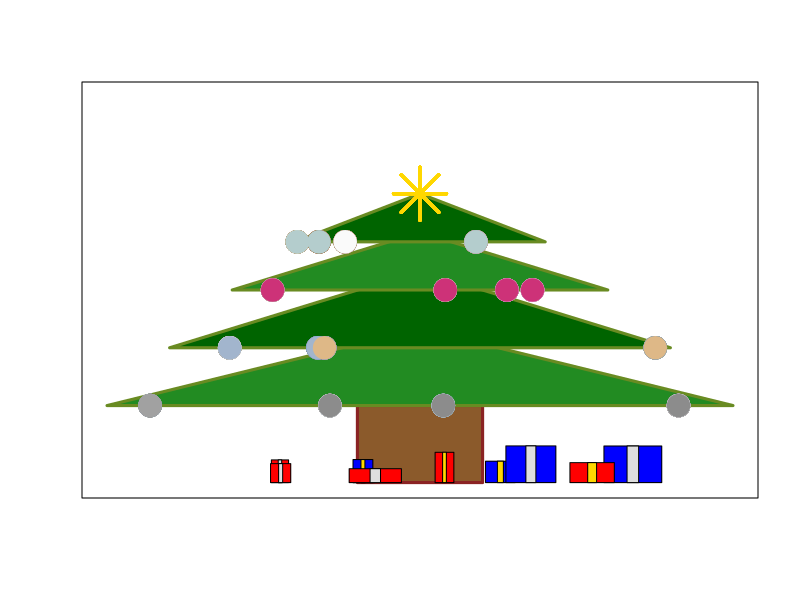

Recreate this plot in R.
########================================================================####GvK#
######                                                                    ######
####    Christmas Tree                                                      ####
##        An animated christmas tree                                          ##
########================================================================########


# Inspired by the rblogger christmas tree
# https://www.r-bloggers.com/make-a-christmas-tree-in-r-with-random-ornamentspresents/
# I changed the colors and animated the christmas ball.

# rcol() return a random color
rcol <- function() colors()[sample(x=1:657, 1)]


christmas.tree <- function(anim=10, flash=0.5) {
  # Make the canvas
  plot(1:10, 1:10, xlim=c(-5,5), ylim=c(0,10), type="n", xlab="",
       ylab="", xaxt="n", yaxt="n")
  # Make the branches
  rect(-1,0,1,2,col="tan4",border="brown4",lwd=3)
  polygon(c(-5,0,5),c(2,4,2),col="forestgreen" ,border="olivedrab4",lwd=3)
  polygon(c(-4,0,4),c(3.5,5.5,3.5),col="darkgreen",border="olivedrab4",lwd=3)
  polygon(c(-3,0,3),c(5,6.5,5),col="forestgreen",border="olivedrab4",lwd=3)
  polygon(c(-2,0,2),c(6.25,7.5,6.25),col="darkgreen", border="olivedrab4",lwd=3)
  Sys.sleep(0.5)

  # Add some presents
  xPres = runif(10,-4.5,4.5)
  xWidth = runif(10,0.1,0.5)
  xHeight=runif(10,0,1)
  for(i in 1:10){
    rect(xPres[i]-xWidth[i],0,xPres[i]+xWidth[i],xHeight[i],
         col=sample(c("blue","red"),size=1))
    rect(xPres[i]-0.2*xWidth[i],0,xPres[i]+0.2*xWidth[i],xHeight[i],
         col=sample(c("gold","grey87"),size=1))
  }

  Sys.sleep(0.5)
  x1=runif(4,-5,5)
  x2=runif(4,-4,4)
  x3=runif(4,-3,3)
  x4=runif(4,-2,2)
  duration <- 0
  while (anim >= duration) {
    points(x=x1,y=rep(2,4),col=sample(c(rcol(),rcol()),size=4,replace=T),cex=3,pch=19)
    points(x=x2,y=rep(3.5,4),col=sample(c(rcol(),rcol()),size=4,replace=T),cex=3,pch=19)
    points(x=x3,y=rep(5,4),col=sample(c(rcol(),rcol()),size=4,replace=T),cex=3,pch=19)
    points(x=x4,y=rep(6.25,4),col=sample(c(rcol(),rcol()),size=4,replace=T),cex=3,pch=19)
    points(0,7.5,pch=8,cex=5,col="gold",lwd=3)
    duration <- duration + flash
    Sys.sleep(flash)
  }
}

# Execute:
  
christmas.tree()
